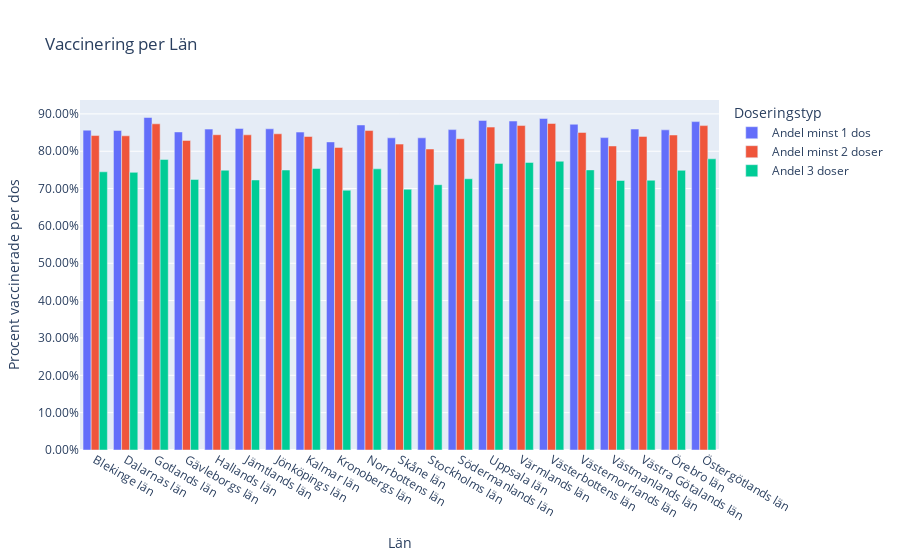

Notebook source saved alongside this figure:
### Markdown cell above
#### 2 f. Rita stapeldiagram för andel med minst 1 dos per län, andel två doser per län och andel tre doser per län

### Code cell
# NOTE: Jag har tolkat "Andel två doser per län" som "Andel minst 2 doser"
# eftersom det finns en kolumn som heter "Andel minst 2 doser", men inte "Andel två doser per län"...

column_names = [
    "Andel minst 1 dos",
    "Andel minst 2 doser",
    "Andel 3 doser",
]

average_data = df_vaccine.groupby("Län_namn")[column_names].mean().reset_index()

fig = px.bar(
    average_data,
    x="Län_namn",
    y=column_names,
    barmode="group",
    title="Vaccinering per Län",
    labels=dict(value="Procent", variable="Doseringstyp", Län_namn="Län"),
)

fig.update_layout(yaxis_title="Procent vaccinerade per dos", xaxis_title="Län")
fig.update_yaxes(tickformat=".2%")

fig.show()

### Figure 1 — Plotly figure (JSON) as saved in the notebook; plotly's stock layout.template omitted (floating-point values rounded to 4 significant figures)
{"data": [{"alignmentgroup": "True", "hovertemplate": "Doseringstyp=Andel minst 1 dos<br>Län=%{x}<br>Procent=%{y}<extra></extra>", "legendgroup": "Andel minst 1 dos", "marker": {"color": "#636efa", "pattern": {"shape": ""}}, "name": "Andel minst 1 dos", "offsetgroup": "Andel minst 1 dos", "orientation": "v", "showlegend": true, "textposition": "auto", "type": "bar", "x": ["Blekinge län", "Dalarnas län", "Gotlands län", "Gävleborgs län", "Hallands län", "Jämtlands län", "Jönköpings län", "Kalmar län", "Kronobergs län", "Norrbottens län", "Skåne län", "Stockholms län", "Södermanlands län", "Uppsala län", "Värmlands län", "Västerbottens län", "Västernorrlands län", "Västmanlands län", "Västra Götalands län", "Örebro län", "Östergötlands län"], "xaxis": "x", "y": [0.8565, 0.8556, 0.8903, 0.8517, 0.8592, 0.8609, 0.86, 0.8513, 0.825, 0.8703, 0.8359, 0.8359, 0.8579, 0.8824, 0.8808, 0.8878, 0.8723, 0.8365, 0.8594, 0.8572, 0.8793], "yaxis": "y"}, {"alignmentgroup": "True", "hovertemplate": "Doseringstyp=Andel minst 2 doser<br>Län=%{x}<br>Procent=%{y}<extra></extra>", "legendgroup": "Andel minst 2 doser", "marker": {"color": "#EF553B", "pattern": {"shape": ""}}, "name": "Andel minst 2 doser", "offsetgroup": "Andel minst 2 doser", "orientation": "v", "showlegend": true, "textposition": "auto", "type": "bar", "x": ["Blekinge län", "Dalarnas län", "Gotlands län", "Gävleborgs län", "Hallands län", "Jämtlands län", "Jönköpings län", "Kalmar län", "Kronobergs län", "Norrbottens län", "Skåne län", "Stockholms län", "Södermanlands län", "Uppsala län", "Värmlands län", "Västerbottens län", "Västernorrlands län", "Västmanlands län", "Västra Götalands län", "Örebro län", "Östergötlands län"], "xaxis": "x", "y": [0.842, 0.8413, 0.8734, 0.8289, 0.8442, 0.844, 0.8467, 0.8395, 0.8102, 0.8554, 0.8191, 0.8059, 0.8334, 0.8646, 0.8688, 0.8743, 0.8503, 0.8141, 0.8397, 0.8434, 0.8686], "yaxis": "y"}, {"alignmentgroup": "True", "hovertemplate": "Doseringstyp=Andel 3 doser<br>Län=%{x}<br>Procent=%{y}<extra></extra>", "legendgroup": "Andel 3 doser", "marker": {"color": "#00cc96", "pattern": {"shape": ""}}, "name": "Andel 3 doser", "offsetgroup": "Andel 3 doser", "orientation": "v", "showlegend": true, "textposition": "auto", "type": "bar", "x": ["Blekinge län", "Dalarnas län", "Gotlands län", "Gävleborgs län", "Hallands län", "Jämtlands län", "Jönköpings län", "Kalmar län", "Kronobergs län", "Norrbottens län", "Skåne län", "Stockholms län", "Södermanlands län", "Uppsala län", "Värmlands län", "Västerbottens län", "Västernorrlands län", "Västmanlands län", "Västra Götalands län", "Örebro län", "Östergötlands län"], "xaxis": "x", "y": [0.7449, 0.7434, 0.7781, 0.7245, 0.7492, 0.7231, 0.7497, 0.7538, 0.6956, 0.7528, 0.6983, 0.7104, 0.7263, 0.7675, 0.77, 0.7732, 0.7501, 0.7217, 0.7224, 0.749, 0.7797], "yaxis": "y"}], "layout": {"barmode": "group", "legend": {"title": {"text": "Doseringstyp"}, "tracegroupgap": 0}, "title": {"text": "Vaccinering per Län"}, "xaxis": {"anchor": "y", "domain": [0, 1], "title": {"text": "Län"}}, "yaxis": {"anchor": "x", "domain": [0, 1], "tickformat": ".2%", "title": {"text": "Procent vaccinerade per dos"}}}}
